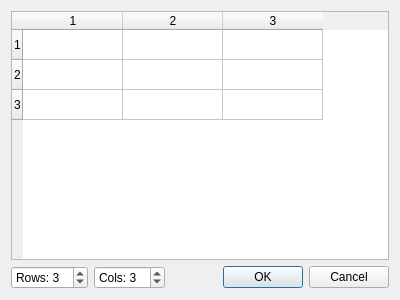
<?xml version="1.0" encoding="UTF-8"?>
<ui version="4.0">
 <class>CustomMatrixDialog</class>
 <widget class="QDialog" name="CustomMatrixDialog">
  <property name="geometry">
   <rect>
    <x>0</x>
    <y>0</y>
    <width>400</width>
    <height>300</height>
   </rect>
  </property>
  <property name="windowTitle">
   <string>Dialog</string>
  </property>
  <layout class="QVBoxLayout" name="verticalLayout" stretch="0,0">
   <item>
    <widget class="QTableWidget" name="t_matrix">
     <property name="verticalScrollBarPolicy">
      <enum>Qt::ScrollBarAsNeeded</enum>
     </property>
     <property name="horizontalScrollBarPolicy">
      <enum>Qt::ScrollBarAsNeeded</enum>
     </property>
     <property name="sizeAdjustPolicy">
      <enum>QAbstractScrollArea::AdjustToContents</enum>
     </property>
     <property name="rowCount">
      <number>3</number>
     </property>
     <property name="columnCount">
      <number>3</number>
     </property>
     <attribute name="horizontalHeaderCascadingSectionResizes">
      <bool>false</bool>
     </attribute>
     <attribute name="verticalHeaderCascadingSectionResizes">
      <bool>false</bool>
     </attribute>
     <row/>
     <row/>
     <row/>
     <column/>
     <column/>
     <column/>
     <item row="0" column="0">
      <property name="text">
       <string/>
      </property>
     </item>
    </widget>
   </item>
   <item>
    <layout class="QHBoxLayout" name="horizontalLayout">
     <item>
      <widget class="s21::CustomSpinBox" name="sb_rows">
       <property name="prefix">
        <string>Rows: </string>
       </property>
       <property name="minimum">
        <number>1</number>
       </property>
       <property name="maximum">
        <number>15</number>
       </property>
       <property name="singleStep">
        <number>2</number>
       </property>
       <property name="stepType">
        <enum>QAbstractSpinBox::DefaultStepType</enum>
       </property>
       <property name="value">
        <number>3</number>
       </property>
      </widget>
     </item>
     <item>
      <widget class="s21::CustomSpinBox" name="sb_cols">
       <property name="prefix">
        <string>Cols: </string>
       </property>
       <property name="minimum">
        <number>1</number>
       </property>
       <property name="maximum">
        <number>15</number>
       </property>
       <property name="singleStep">
        <number>2</number>
       </property>
       <property name="value">
        <number>3</number>
       </property>
      </widget>
     </item>
     <item>
      <widget class="QDialogButtonBox" name="buttonBox">
       <property name="orientation">
        <enum>Qt::Horizontal</enum>
       </property>
       <property name="standardButtons">
        <set>QDialogButtonBox::Cancel|QDialogButtonBox::Ok</set>
       </property>
      </widget>
     </item>
    </layout>
   </item>
  </layout>
 </widget>
 <customwidgets>
  <customwidget>
   <class>s21::CustomSpinBox</class>
   <extends>QSpinBox</extends>
   <header>CustomSpinBox.h</header>
  </customwidget>
 </customwidgets>
 <resources/>
 <connections>
  <connection>
   <sender>buttonBox</sender>
   <signal>accepted()</signal>
   <receiver>CustomMatrixDialog</receiver>
   <slot>accept()</slot>
   <hints>
    <hint type="sourcelabel">
     <x>387</x>
     <y>287</y>
    </hint>
    <hint type="destinationlabel">
     <x>157</x>
     <y>274</y>
    </hint>
   </hints>
  </connection>
  <connection>
   <sender>buttonBox</sender>
   <signal>rejected()</signal>
   <receiver>CustomMatrixDialog</receiver>
   <slot>reject()</slot>
   <hints>
    <hint type="sourcelabel">
     <x>316</x>
     <y>260</y>
    </hint>
    <hint type="destinationlabel">
     <x>286</x>
     <y>274</y>
    </hint>
   </hints>
  </connection>
 </connections>
</ui>
